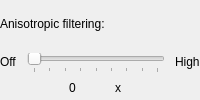
              <widget class="QFrame" name="anisotropicFrame">
               <layout class="QVBoxLayout" name="verticalLayout_55">
                <property name="spacing">
                 <number>5</number>
                </property>
                <property name="leftMargin">
                 <number>0</number>
                </property>
                <property name="topMargin">
                 <number>0</number>
                </property>
                <property name="rightMargin">
                 <number>0</number>
                </property>
                <property name="bottomMargin">
                 <number>0</number>
                </property>
                <item>
                 <widget class="QLabel" name="anisotropicLabel">
                  <property name="text">
                   <string>Anisotropic filtering:</string>
                  </property>
                 </widget>
                </item>
                <item>
                 <layout class="QHBoxLayout" name="horizontalLayout_10">
                  <property name="spacing">
                   <number>10</number>
                  </property>
                  <item>
                   <layout class="QHBoxLayout" name="horizontalLayout_33">
                    <property name="topMargin">
                     <number>2</number>
                    </property>
                    <item alignment="Qt::AlignTop">
                     <widget class="QLabel" name="anisotropicOffLabel">
                      <property name="text">
                       <string>Off</string>
                      </property>
                     </widget>
                    </item>
                   </layout>
                  </item>
                  <item>
                   <layout class="QVBoxLayout" name="verticalLayout_46">
                    <property name="spacing">
                     <number>2</number>
                    </property>
                    <item>
                     <widget class="QSlider" name="anisotropicSlider">
                      <property name="maximum">
                       <number>16</number>
                      </property>
                      <property name="singleStep">
                       <number>2</number>
                      </property>
                      <property name="pageStep">
                       <number>2</number>
                      </property>
                      <property name="orientation">
                       <enum>Qt::Horizontal</enum>
                      </property>
                      <property name="invertedAppearance">
                       <bool>false</bool>
                      </property>
                      <property name="invertedControls">
                       <bool>false</bool>
                      </property>
                      <property name="tickPosition">
                       <enum>QSlider::TicksBelow</enum>
                      </property>
                      <property name="tickInterval">
                       <number>2</number>
                      </property>
                     </widget>
                    </item>
                    <item>
                     <layout class="QHBoxLayout" name="horizontalLayout_4">
                      <property name="spacing">
                       <number>0</number>
                      </property>
                      <item>
                       <spacer name="horizontalSpacer_3">
                        <property name="orientation">
                         <enum>Qt::Horizontal</enum>
                        </property>
                        <property name="sizeType">
                         <enum>QSizePolicy::MinimumExpanding</enum>
                        </property>
                       </spacer>
                      </item>
                      <item>
                       <widget class="QLabel" name="anisotropicLabelVal">
                        <property name="sizePolicy">
                         <sizepolicy hsizetype="Fixed" vsizetype="Preferred">
                          <horstretch>0</horstretch>
                          <verstretch>0</verstretch>
                         </sizepolicy>
                        </property>
                        <property name="text">
                         <string notr="true">0</string>
                        </property>
                       </widget>
                      </item>
                      <item>
                       <widget class="QLabel" name="anisotropicXLabel">
                        <property name="sizePolicy">
                         <sizepolicy hsizetype="Fixed" vsizetype="Preferred">
                          <horstretch>0</horstretch>
                          <verstretch>0</verstretch>
                         </sizepolicy>
                        </property>
                        <property name="text">
                         <string notr="true">x</string>
                        </property>
                       </widget>
                      </item>
                      <item>
                       <spacer name="horizontalSpacer_6">
                        <property name="orientation">
                         <enum>Qt::Horizontal</enum>
                        </property>
                        <property name="sizeType">
                         <enum>QSizePolicy::MinimumExpanding</enum>
                        </property>
                       </spacer>
                      </item>
                     </layout>
                    </item>
                   </layout>
                  </item>
                  <item>
                   <layout class="QHBoxLayout" name="horizontalLayout_34">
                    <property name="topMargin">
                     <number>2</number>
                    </property>
                    <item alignment="Qt::AlignTop">
                     <widget class="QLabel" name="anisotropicHighLabel">
                      <property name="text">
                       <string extracomment="The highest of a set of numbers">High</string>
                      </property>
                     </widget>
                    </item>
                   </layout>
                  </item>
                 </layout>
                </item>
               </layout>
              </widget>
